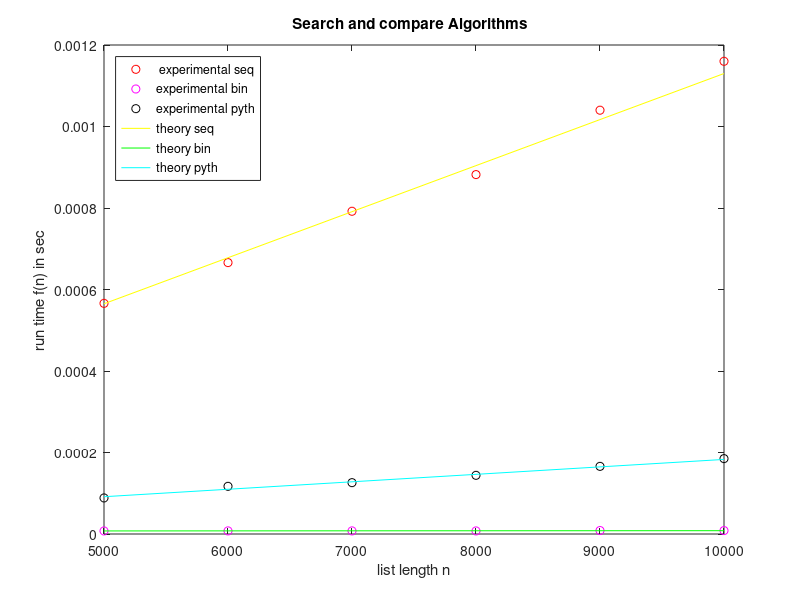
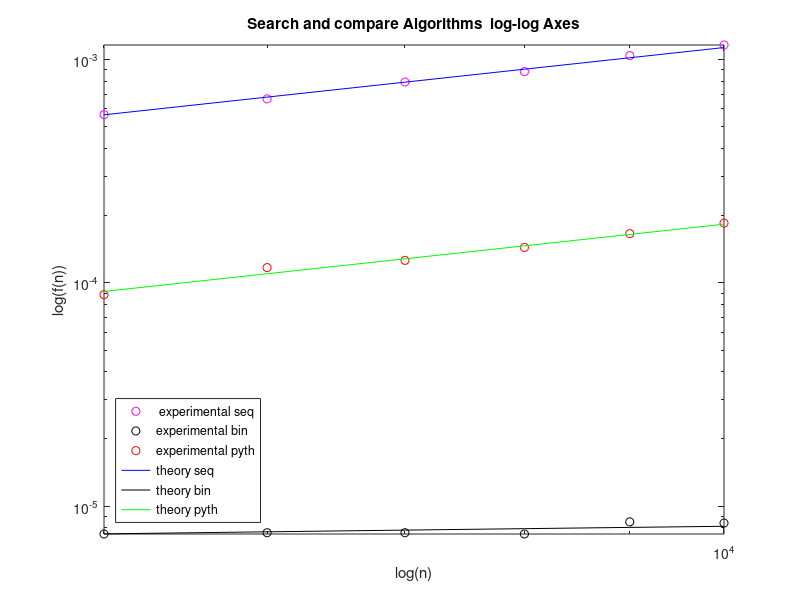

Write MATLAB code to recreate these figures, in order.
% Set sample size vector
n = [5000, 6000, 7000, 8000, 9000, 10000];

# Set vectors for the results of each algorithm
exp_time_seq = [0.000566, 0.000666, 0.000792, 0.000882, 0.00104, 0.00116 ];
exp_time_bin=[0.00000751, 0.00000761, 0.00000761, 0.00000751, 0.00000851, 0.00000841];
exp_time_pyth=[0.0000885, 0.000117, 0.000126, 0.000144, 0.000166, 0.000185];

% Estimated theoretical C values based on an average of experimental values.
C_seq = 0.000000113;
C_bin= 0.000000612;
C_pyth=0.0000000183;  

% Theoretical Run Times
theory_seq = C_seq *n;
theory_bin= C_bin*log2(n);
theory_pyth= C_pyth*n;

% Plot all the trends
figure(1)
clf
plot( n, exp_time_seq, 'ro' )

hold on
plot( n, exp_time_bin, 'mo')
plot(n, exp_time_pyth, 'ko')
plot( n, theory_seq, 'y-' )
plot( n, theory_bin, 'g-' )
plot( n, theory_pyth, 'c-' )

hold off

% Make a legend for the trends
legend( ' experimental seq ', 'experimental bin', 'experimental pyth', 
'theory seq', 'theory bin', 'theory pyth', 'Location', 'northwest' )

% Format axes and title
xlabel( ' list length n ' )
ylabel( 'run time f(n) in sec' )
title( 'Search and compare Algorithms  ' )

set( gcf, 'Color', [ 1 1 1 ] )

% Plot all the trends on a loglog plot.
figure(2)
clf
loglog( n, exp_time_seq, 'mo' )      
hold on
loglog( n, exp_time_bin, 'ko' )    
loglog( n, exp_time_pyth, 'ro' )     
loglog( n, theory_seq, 'b-' )
loglog( n, theory_bin, 'k-' )
loglog( n, theory_pyth, 'g-' )
hold off
%set axis label
xlabel('log(n)')
ylabel('log(f(n))')
%set axis title
title('Search and compare Algorithms  log-log Axes')
%set axis legend

legend( ' experimental seq ', 'experimental bin', 'experimental pyth', 
'theory seq', 'theory bin', 'theory pyth' ,'Location', 'southwest')

axis tight

